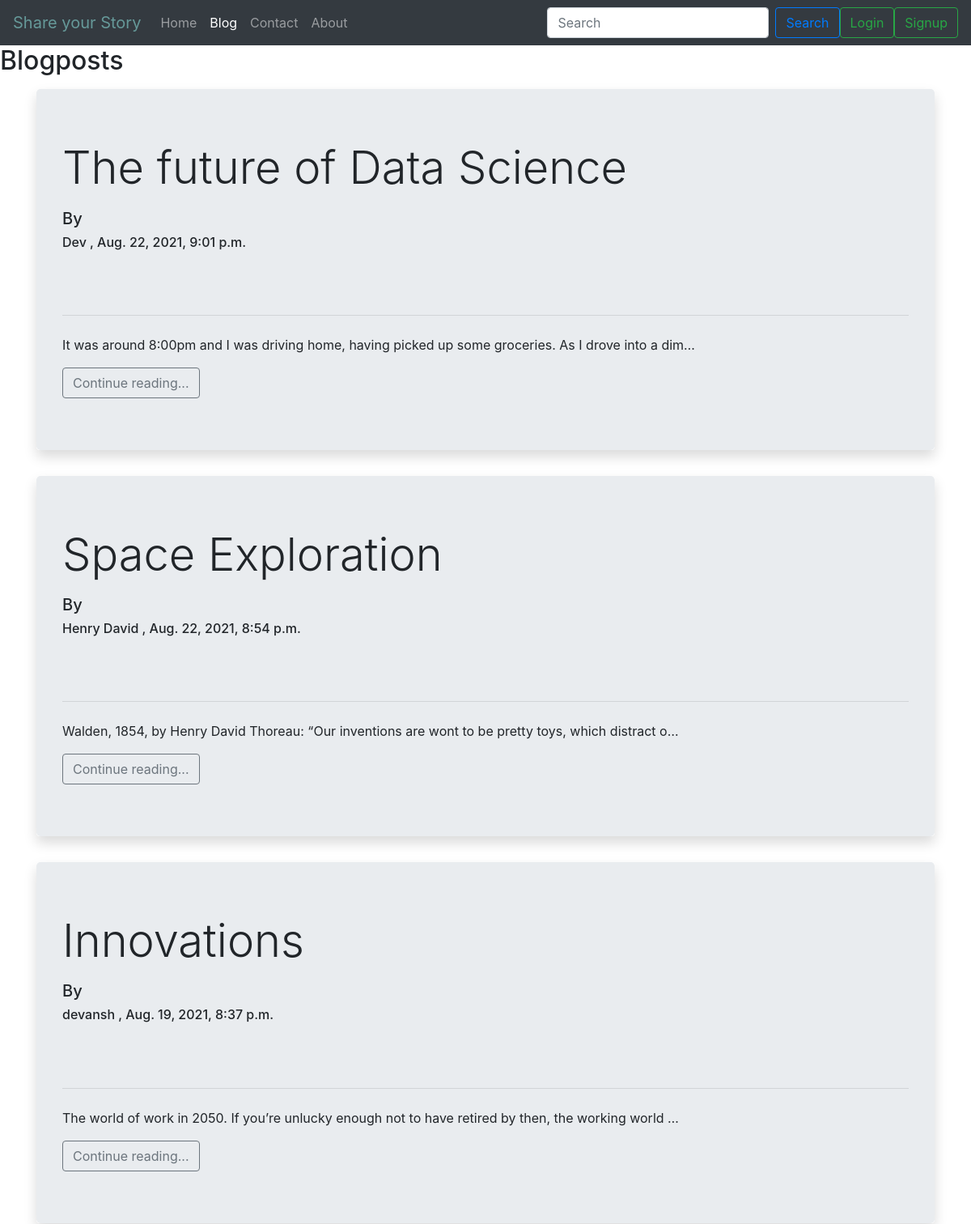
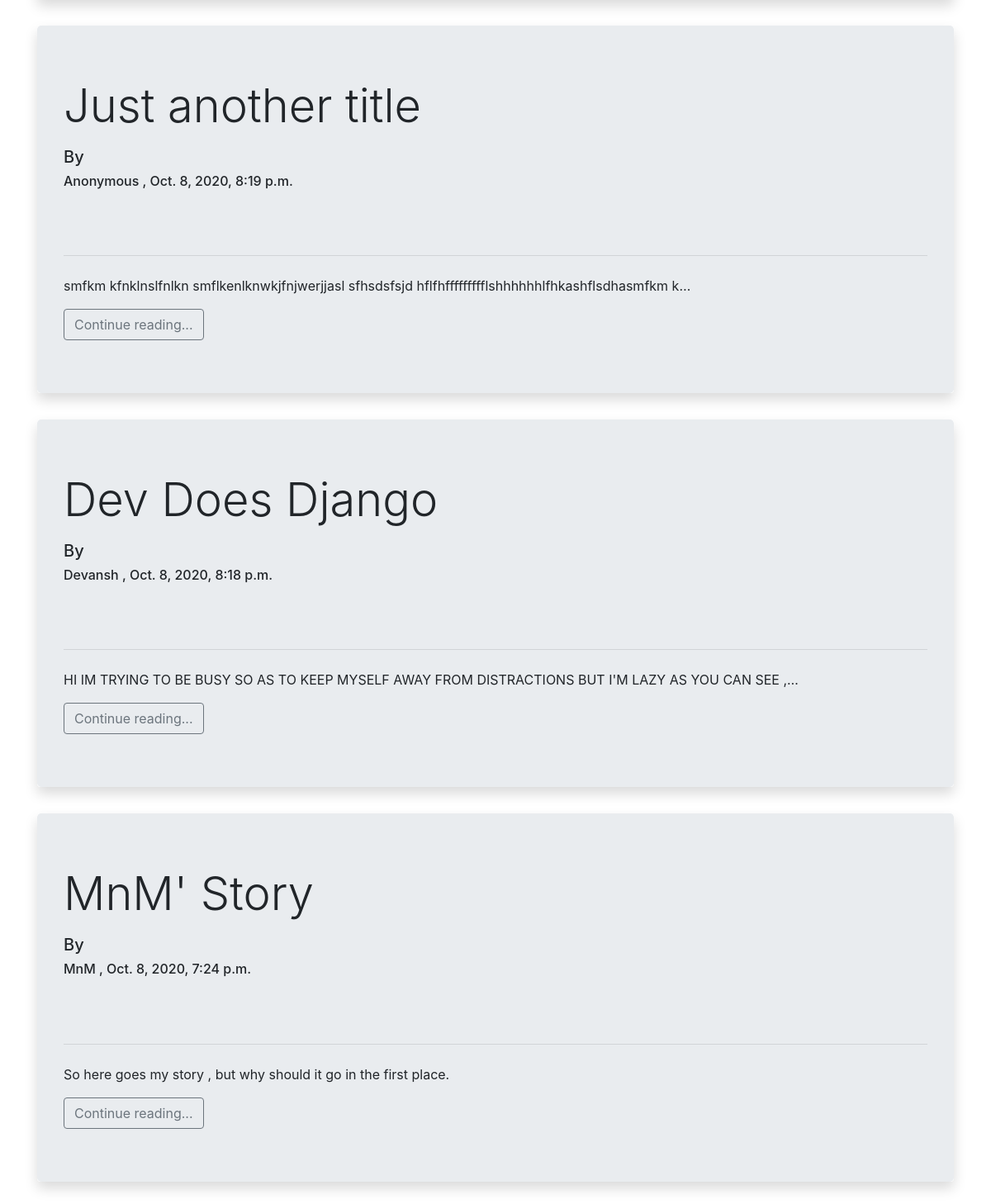
Screenshot of /blog/ with the database file from the repository (2 pictures, top to bottom).
### blog/models.py (models this page shows, shortened)
class Post(models.Model):
    sno=models.AutoField(primary_key=True,blank=True)
    title=models.CharField(max_length=50,blank=True)
    author=models.CharField(max_length=50,blank=True)
    content=models.TextField(blank=True)
    slug=models.CharField(max_length=100,blank=True )
    timestamp=models.DateTimeField(auto_now_add=True, editable=False, null=False, blank=False)

### blog/views.py (the view)
# urls.py: path('',views.bloghome,name='bloghome'),
def bloghome(request):
    allPosts=Post.objects.all()
    context={'allPosts':allPosts}
    return render(request,'blog/bloghome.html',context)

### templates/blog/bloghome.html (shortened to what this page needs)
{% extends 'base.html' %} {% block title %}Bloghome{% endblock title %}
{% block blogactive %}active{% endblock blogactive %}
{% block body %}
<h2>Blogposts</h2>
{% for post in allPosts reversed %}
<div class="container my-3">
  <div class="shadow p-8  bg-white rounded">
    <div class="jumbotron">
      <h1 class="display-4">{{post.title}}</h1>
      <p class="lead">
        <h5>By</h5> <h6>{{post.author}} , {{post.timestamp}} </h6>
        <br>
        <br>
      </p>
      <hr class="my-4" >
      <p>
        {{post.content | truncatechars:100}}
      </p>
      <a <button type="button" href="{{post.slug}}" class="btn btn-outline-secondary">Continue reading...</button></a>
    </div>
  </div>
</div>
{% endfor %}
{% endblock body %}

### templates/base.html (shortened to what this page needs)
{%load static%}
<!DOCTYPE html>
<html lang="en">
  <head>
    <link
      rel="stylesheet"
      href="https://stackpath.bootstrapcdn.com/bootstrap/4.5.2/css/bootstrap.min.css"
    />
  </head>
  <body>
    <nav class="navbar navbar-expand-lg navbar-dark bg-dark">
      <a class="navbar-brand" style="color:#669999 ;" href="/">Share your Story</a>
      <div class="collapse navbar-collapse" id="navbarSupportedContent">
        <ul class="navbar-nav mr-auto">
          <li class="nav-item {% block homeactive %}
          {% endblock homeactive %}">
            <a class="nav-link" href="/"
              >Home <span class="sr-only">(current)</span></a
            >
          </li>
          <li class="nav-item {% block blogactive %}
          {% endblock blogactive %}">
            <a class="nav-link" href="/blog">Blog</a>
          </li>
          <li class="nav-item {% block Contactactive %}
          {% endblock Contactactive %}">
            <a class="nav-link" href="/contact">Contact</a>
          </li>
          <li class="nav-item {% block aboutactive %}
          {% endblock aboutactive %}">
            <a class="nav-link" href="/about">About</a>
          </li>
        </ul>
        <form class="form-inline my-2 my-lg-0">
          <input
            class="form-control mr-sm-2"
            type="search"
            placeholder="Search"
            aria-label="Search"
          />
          <button class="btn btn-outline-primary my-2 my-sm-0" type="submit">
            Search
          </button>
        </form>
        {% if user.is_authenticated %}
          <div class="btn-group">
            <a href="/logout"><button type="button"   class="btn btn-outline-danger my-2 my-sm-0 " data-bs-toggle="dropdown-item" aria-expanded="false">
              Logout
            </button></a>
          </div>
          {% else %}
          <a href="/login" >
          <button class="btn btn-outline-success my-2 my-sm-0" type="submit">
            Login
          </button>
          </a>
          <a href="/signup">
          <button  class="btn btn-outline-success my-2 my-sm-0" type="submit">
            Signup
          </button>
          </a>
        {% endif %}
      </div>
    </nav>
    {% block body %} {% endblock body %}
  </body>
</html>

### rows the page displays
Post: title "The future of Data Science", author "Dev", timestamp "Aug. 22, 2021, 9:01 p.m.", content "It was around 8:00pm and I was driving home, having picked up some groceries. As I drove into a dim…"
Post: title "Space Exploration", author "Henry David", timestamp "Aug. 22, 2021, 8:54 p.m.", content "Walden, 1854, by Henry David Thoreau: “Our inventions are wont to be pretty toys, which distract o…"
Post: title "Innovations", author "devansh", timestamp "Aug. 19, 2021, 8:37 p.m.", content "The world of work in 2050. If you’re unlucky enough not to have retired by then, the working world …"
Post: title "Just another title", author "Anonymous", timestamp "Oct. 8, 2020, 8:19 p.m.", content "smfkm kfnklnslfnlkn smflkenlknwkjfnjwerjjasl sfhsdsfsjd hflfhffffffffflshhhhhhlfhkashflsdhasmfkm k…"
Post: title "Dev Does Django", author "Devansh", timestamp "Oct. 8, 2020, 8:18 p.m.", content "HI IM TRYING TO BE BUSY SO AS TO KEEP MYSELF AWAY FROM DISTRACTIONS BUT I'M LAZY AS YOU CAN SEE ,…"
Post: title "MnM' Story", author "MnM", timestamp "Oct. 8, 2020, 7:24 p.m.", content "So here goes my story , but why should it go in the first place."
